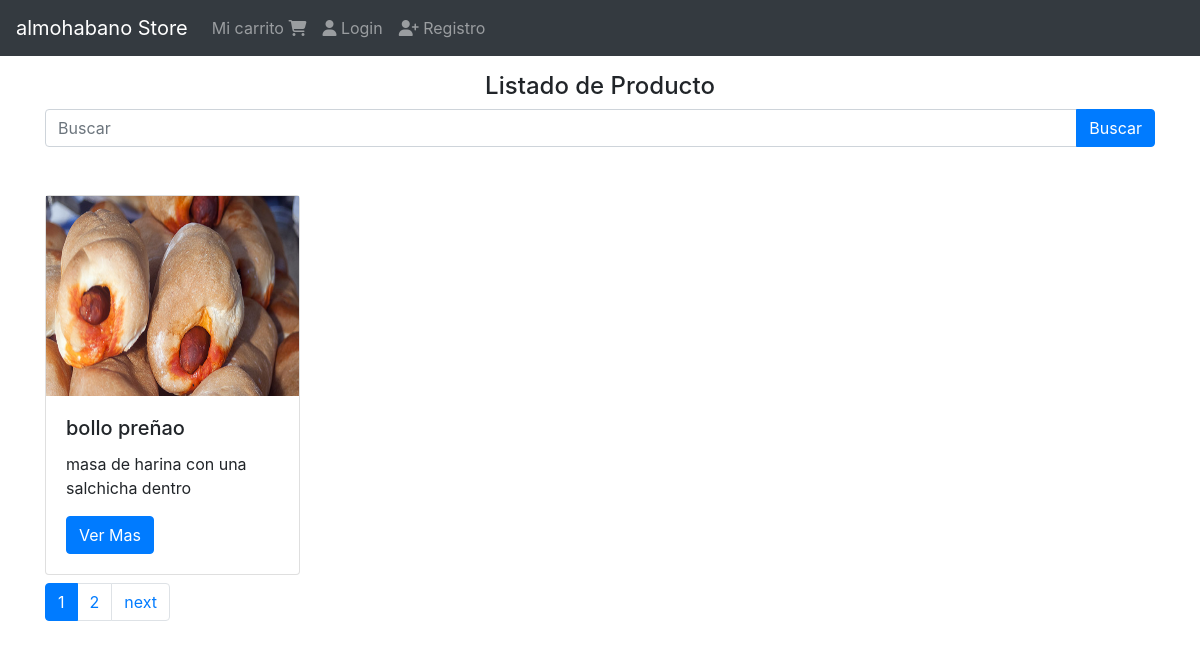
The page / on the database its author committed.
### products/models.py (models this page shows, shortened)
class Product(models.Model):
    title = models.CharField(max_length=50)
    description = models.TextField()
    price = models.DecimalField(max_digits=8, decimal_places=2,default=0.0)
    slug = models.SlugField(null=False,blank=False,unique=True)
    image = models.ImageField(upload_to='products/', null=False, blank=False)
    created_at = models.DateTimeField(auto_now_add= True)

### products/views.py (the view)
# urls.py: path('', ProductListView.as_view(), name='index'),
class ProductListView(ListView):
    template_name = 'index.html'
    queryset = Product.objects.all().order_by('id')
    paginate_by = 1
    def get_context_data(self, **kwargs):
        context = super().get_context_data(**kwargs)
        context['message']= 'Listado de Producto'
        return context

### templates/index.HTML (shortened to what this page needs)
{% extends 'base.html' %}
{% block content %}
<div class="col">
    <h4 class="text-center">{{ message }}</h4>
    {% include 'products/snippets/search.html' %}
    <div class="row">
        {% for object in product_list %}
        <div class="col-3 mt-5">
            {% include 'products/snippets/product.html' with product=object %}
        </div>
        </div>
        {% endfor %}
    </div>
        {% if is_paginated  %}
            <div class="mt-2">
                <ul class="pagination">
                    {% for i in paginator.page_range %}
                            <li class="page-item {% if page_obj.number == i %} active {% endif %}">
                                <a href="?page={{ i }}" class="page-link">{{ i }}</a>
                            </li>
                    {% endfor %}
                    {% if page_obj.has_next %}
                        <li class="page-item">
                            <a href="?page={{ page_obj.next_page_number }}" class="page-link">next</a>
                        </li>
                    {% endif %}
                </ul>
            </div>
        {% endif %}
</div>
{% endblock %}

### products/templates/products/snippets/product.html
<div class="card h-100">
    {% if product.image %}
        <img src="{{ product.image.url }}" alt="Imagen del producto" height="200">
    {% endif %}
    <div class="card-body">
        <h5 class="card-title">{{ product.title }}</h5>
        <p class="card-text">{{ product.description }}</p>
        <a href="{% url 'products:product' product.slug %}" class="btn btn-primary">Ver Mas</a>
    </div>

### rows shown on the page
Product: image (picture), title "bollo preñao", description "masa de harina con una salchicha dentro"

### other values the page prints
{{ message }} "Listado de Producto"
{{ i }} "1" "2"
